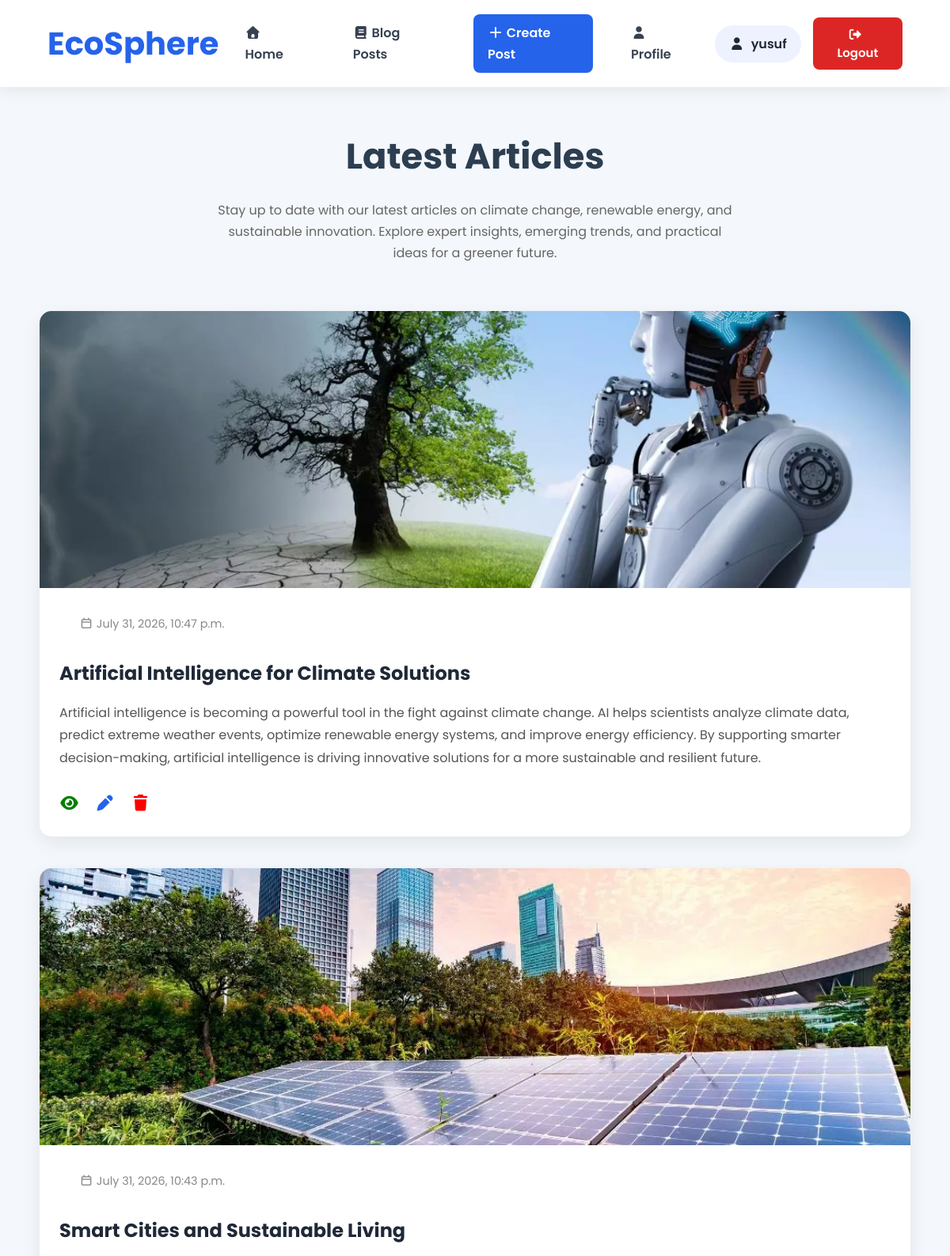
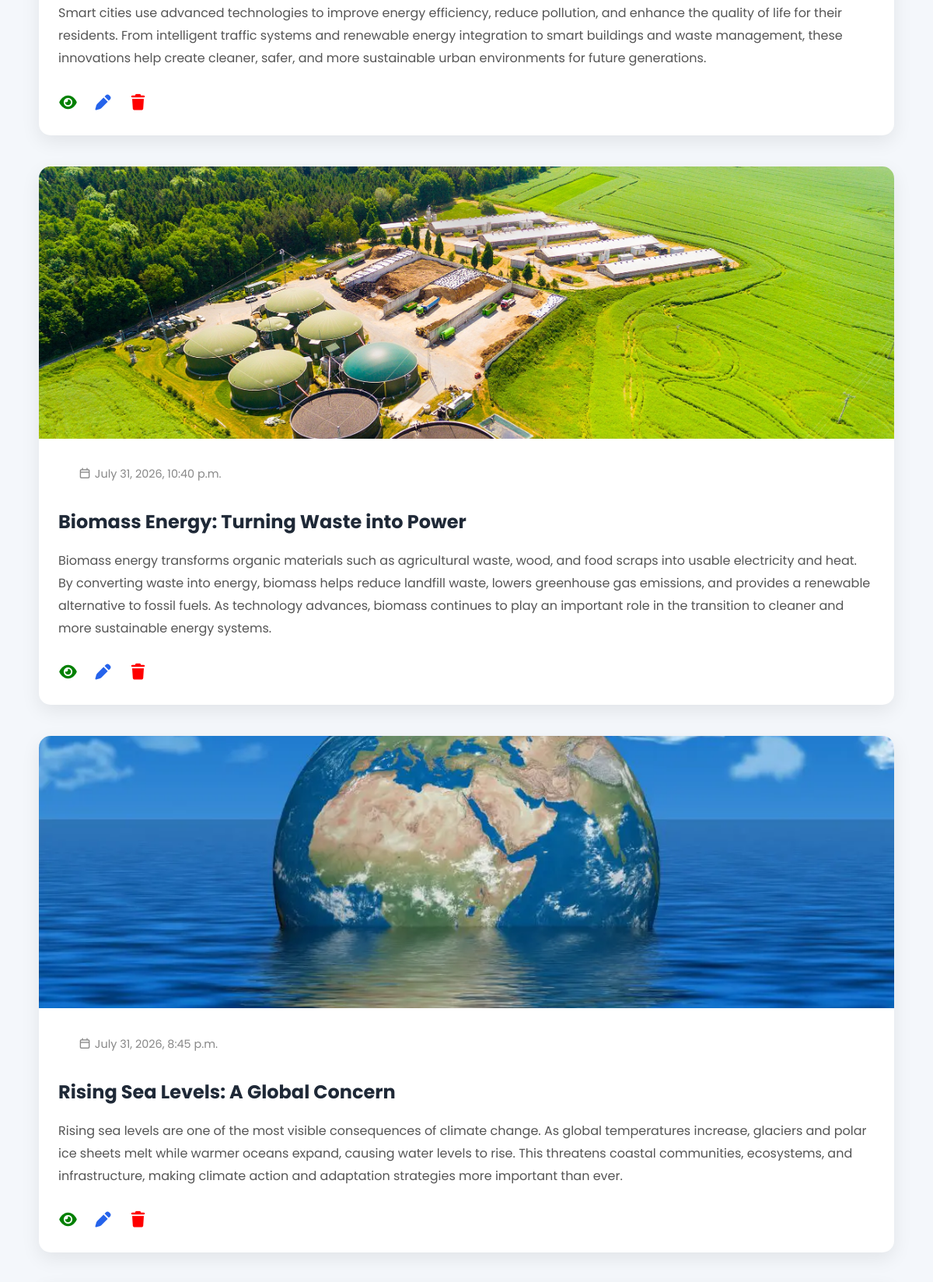
The page /posts/ (signed in, upper part) on the database its author committed (2 pictures, top to bottom).
### post/models.py (models this page shows)
class Post(models.Model):
    title = models.CharField(max_length=50)
    content = models.TextField(max_length=2000)
    image = models.ImageField(
        upload_to="posts/",
        null=True,
        blank=True
    )
    created_at = models.DateTimeField(auto_now_add=True)
    updated_at = models.DateTimeField(auto_now=True)
    def __str__(self):
        return f"Title: {self.title}, image: {self.image}"

### post/views.py (the view)
# urls.py: path("posts/", views.all_posts, name="all_posts"),
@login_required
def all_posts(request):
    posts = Post.objects.all().order_by('-created_at')
    print(posts)
    return render(request, 'posts.html', {"posts": posts})

### post/templates/posts.html (shortened to what this page needs)
{% extends "base.html" %}
{% load static %}
{% block content %}
<section class="hero">
    <h1>Latest Articles</h1>
    <p>
        Stay up to date with our latest articles on climate change,
        renewable energy, and sustainable innovation.
        Explore expert insights, emerging trends,
        and practical ideas for a greener future.
    </p>
</section>
{% for post in posts %}
<div class="post-card">
    {% if post.image %}
        <img src="{{ post.image.url }}" alt="{{ post.title }}" class="post-image">
    {% endif %}
    <div class="post-body">
        <small>
            <i class="fa-regular fa-calendar"></i>
            {{ post.created_at }}
        </small>
        <h2>{{ post.title }}</h2>
        <p>
            {{ post.content }}
        </p>
        <div class="post-actions">
            <a href="{% url 'single_post' post.id %}" title="View Post">
                <i class="fa-solid fa-eye"></i>
            </a>
            <a href="{% url 'edit_post' post.id %}" title="Edit Post">
                <i class="fa-solid fa-pen"></i>
            </a>
            <a href="{% url 'delete_post' post.id %}" title="Delete Post">
                <i class="fa-solid fa-trash"></i>
            </a>
        </div>
    </div>
</div>
{% endfor %}
{% endblock %}

### general/templates/base.html (shortened to what this page needs)
{% load static %}
<!DOCTYPE html>
<html lang="en">
<head>
    <link rel="stylesheet" href="{% static 'css/main.css' %}">
    <link rel="stylesheet"
          href="https://cdnjs.cloudflare.com/ajax/libs/font-awesome/7.3.0/css/all.min.css">
</head>
<body>
<header class="landing-navbar">
    <div class="logo">
        <a href="{% url 'index_page' %}">
            EcoSphere
        </a>
    </div>
    <nav>
        <a href="{% url 'index_page' %}" class="nav-btn">
            <i class="fa-solid fa-house"></i>
            Home
        </a>
        <a href="{% url 'all_posts' %}" class="nav-btn">
            <i class="fa-solid fa-book"></i>
            Blog Posts
        </a>
        <a href="{% url 'create_post' %}" class="nav-btn create-nav-btn">
            <i class="fa-solid fa-plus"></i>
            Create Post
        </a>
        <a href="{% url 'profile' %}" class="nav-btn">
            <i class="fa-solid fa-user"></i>
            Profile
        </a>
        {% if request.user.is_authenticated %}
            <span class="welcome-user">
                <i class="fa-solid fa-user"></i>
                {{ request.user.username }}
            </span>
            <form action="{% url 'logout' %}" method="POST">
                <button type="submit" class="logout-btn">
                    <i class="fa-solid fa-right-from-bracket"></i>
                    Logout
                </button>
            </form>
        {% endif %}
    </nav>
</header>
<main>
    {% block content %}
    {% endblock %}
</main>
</body>
</html>

### post/static/css/main.css (style rules this page uses)
* { margin: 0; padding: 0; box-sizing: border-box; }
body { font-family:"Poppins",sans-serif; background:#f4f7fb; color:#333; margin:0; padding:0; line-height:1.7; }
h1 { text-align: center; color: #2c3e50; margin-bottom: 10px; font-size: 2.8rem; }
.post-title, .post-content, small { display: block; }
small { color: #888; margin-bottom: 20px; font-size: 0.9rem; }
.post-title, small, .post-content { background: #fff; padding-left: 25px; padding-right: 25px; }
small { padding-bottom: 15px; }
p { margin-bottom: 20px; }
.hero { text-align:center; margin-bottom:60px; }
.hero h1 { margin-bottom:15px; }
.hero p { color:#666; max-width:650px; margin:auto; }
.post-card { background:white; border-radius:15px; overflow:hidden; margin-bottom:40px; box-shadow:0 8px 25px rgba(0,0,0,.08); transition:.3s; }
.post-image { width:100%; height:350px; object-fit:cover; }
.post-body { padding:25px; }
.post-body small { color:#888; display:block; margin-bottom:15px; }
.post-body h2 { margin-bottom:15px; color:#1f2937; }
.post-body p { color:#555; line-height:1.8; }
.post-actions { display:flex; gap:20px; margin-top:25px; }
.post-actions a { text-decoration:none; font-size:20px; transition:.3s; }
.post-actions .fa-eye { color:green; }
.post-actions .fa-pen { color:#2563eb; }
.post-actions .fa-trash { color:red; }
.landing-navbar { display:flex; justify-content:space-between; align-items:center; padding:20px 0; }
.logo { font-size:32px; font-weight:bold; color:#2563eb; }
.nav-btn { text-decoration:none; color:#444; margin-left:15px; font-weight:600; transition:.3s; }
.create-nav-btn { background:#2563eb; color:white; padding:12px 22px; border-radius:8px; }
.logout-btn { background:#dc3545; color:white; text-decoration:none; padding:12px 22px; border-radius:8px; font-weight:600; transition:.3s; }
.landing-navbar { position:sticky; top:0; left:0; width:100%; background:#ffffff; display:flex; justify-content:space-between; align-items:center; padding:18px 60px; box-shadow:0 4px 18px rgba(0,0,0,.08); z-index:999; }
.logo a { text-decoration:none; color:#2563eb; font-size:40px; font-weight:700; }
.landing-navbar nav { display:flex; align-items:center; gap:15px; }
.nav-btn { text-decoration:none; color:#374151; font-weight:600; padding:10px 18px; border-radius:8px; transition:.3s; }
.create-nav-btn { background:#2563eb; color:white; }
.welcome-user { display:flex; align-items:center; gap:8px; background:#eef2ff; padding:10px 18px; border-radius:25px; font-weight:600; color:#1f2937; }
.landing-navbar form { margin:0; }
.logout-btn { background:#dc2626; color:white; border:none; padding:10px 18px; border-radius:8px; font-size:15px; font-family:inherit; cursor:pointer; transition:.3s; }
.logout-btn i { margin-right:6px; }
main { padding:50px; }

### rows shown on the page
Post: image (picture), created_at "July 31, 2026, 10:47 p.m.", title "Artificial Intelligence for Climate Solutions", content "Artificial intelligence is becoming a powerful tool in the fight against climate change. AI helps scientists analyze climate data, predict extreme weather events, optimize renewable energy systems, and improve energy efficiency. By supporting smarter decision-making, artificial intelligence is driving innovative solutions for a more sustainable and resilient future."
Post: image (picture), created_at "July 31, 2026, 10:43 p.m.", title "Smart Cities and Sustainable Living", content "Smart cities use advanced technologies to improve energy efficiency, reduce pollution, and enhance the quality of life for their residents. From intelligent traffic systems and renewable energy integration to smart buildings and waste management, these innovations help create cleaner, safer, and more sustainable urban environments for future generations."
Post: image (picture), created_at "July 31, 2026, 10:40 p.m.", title "Biomass Energy: Turning Waste into Power", content "Biomass energy transforms organic materials such as agricultural waste, wood, and food scraps into usable electricity and heat. By converting waste into energy, biomass helps reduce landfill waste, lowers greenhouse gas emissions, and provides a renewable alternative to fossil fuels. As technology advances, biomass continues to play an important role in the transition to cleaner and more sustainable energy systems."
Post: image (picture), created_at "July 31, 2026, 8:45 p.m.", title "Rising Sea Levels: A Global Concern", content "Rising sea levels are one of the most visible consequences of climate change. As global temperatures increase, glaciers and polar ice sheets melt while warmer oceans expand, causing water levels to rise. This threatens coastal communities, ecosystems, and infrastructure, making climate action and adaptation strategies more important than ever."

### other values the page prints
{{ request.user.username }} "yusuf"
